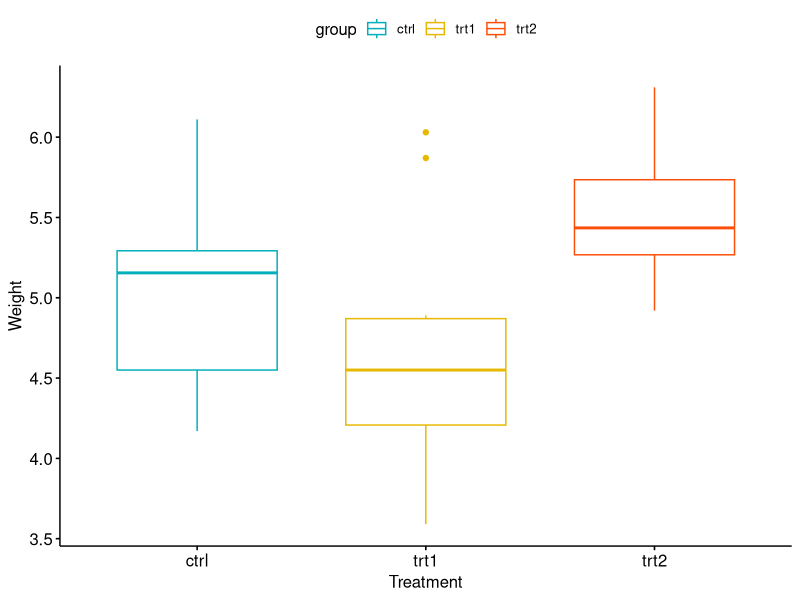
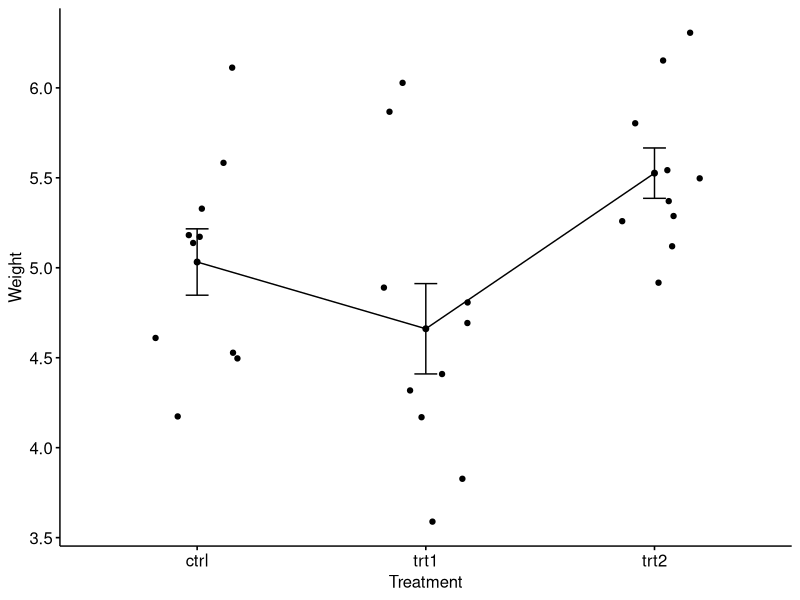

Write the R code that produced these figures, in order.
# Kruskal-Wallis Test in R

# We'll use the built-in R data set named PlantGrowth. 
#   It contains the weight of plants obtained under a control and two different treatment conditions

my_data <- PlantGrowth

# To have an idea of what the data look like, we use the the function sample_n()[in dplyr package]. 
#   The sample_n() function randomly picks a few of the observations in the data frame to print out:
#   Show a random sample

library(dplyr)

set.seed(1234)
dplyr::sample_n(my_data, 10)

#   Show the group levels

levels(my_data$group)

#   If the levels are not automatically in the correct order, re-order them as follow:

my_data$group <- ordered(my_data$group,
    levels = c("ctrl", "trt1", "trt2"))

# Compute summary statistics by groups:
#    install.packages("dplyr")

group_by(my_data, group) %>%
  summarise(
    count = n(),
    mean = mean(weight, na.rm = TRUE),
    sd = sd(weight, na.rm = TRUE),
    median = median(weight, na.rm = TRUE),
    IQR = IQR(weight, na.rm = TRUE)
  )

# if(!require(devtools)) install.packages("devtools")
# devtools::install_github("kassambara/ggpubr")

# install.packages("ggpubr")

# Visualize your data with ggpubr:
  # Box plots
  # ++++++++++++++++++++
  # Plot weight by group and color by group

library("ggpubr")

ggboxplot(my_data, x = "group", y = "weight", 
          color = "group", palette = c("#00AFBB", "#E7B800", "#FC4E07"),
          order = c("ctrl", "trt1", "trt2"),
          ylab = "Weight", xlab = "Treatment")

  # Mean plots
  # ++++++++++++++++++++
  # Plot weight by group
  # Add error bars: mean_se
  # (other values include: mean_sd, mean_ci, median_iqr, ....)

ggline(my_data, x = "group", y = "weight", 
       add = c("mean_se", "jitter"), 
       order = c("ctrl", "trt1", "trt2"),
       ylab = "Weight", xlab = "Treatment")

# Compute Kruskal-Wallis test

kruskal.test(weight ~ group, data = my_data)

# Interpret
# As the p-value is less than the significance level 0.05, we can conclude that there are significant differences between the treatment groups.

# Pairwise-comparison between groups
#   function pairwise.wilcox.test() to calculate pairwise comparisons between group levels with corrections for multiple testing.

pairwise.wilcox.test(PlantGrowth$weight, PlantGrowth$group,
                     p.adjust.method = "BH", exact=FALSE)

#   The pairwise comparison shows that, only trt1 and trt2 are significantly different (p < 0.05).